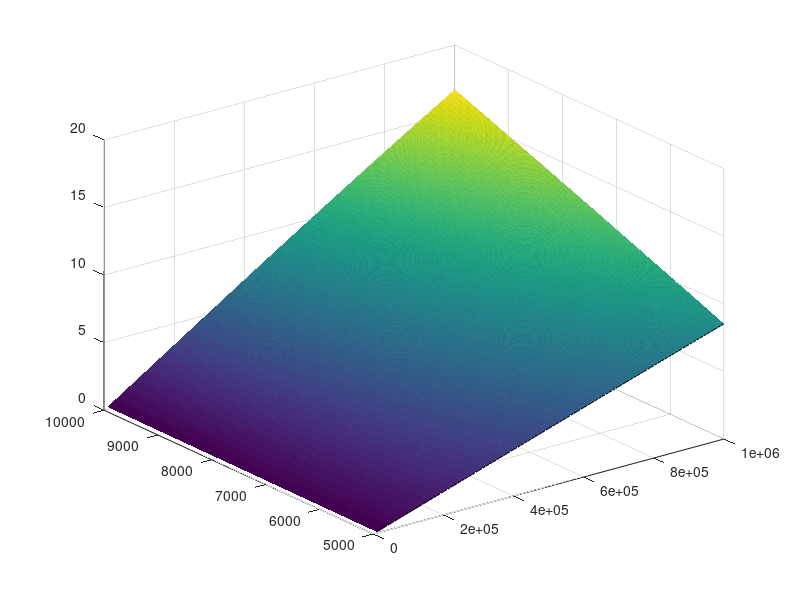

Write the MATLAB code that produced this figure.
 
C = 30*10^-12;
[w,R] = meshgrid(10000:10000:1000000,5000:10000);
% surf(X,Y,Z)
phi = atan(w.*R*C)/(2*pi)*360;
surf(w,R,phi)